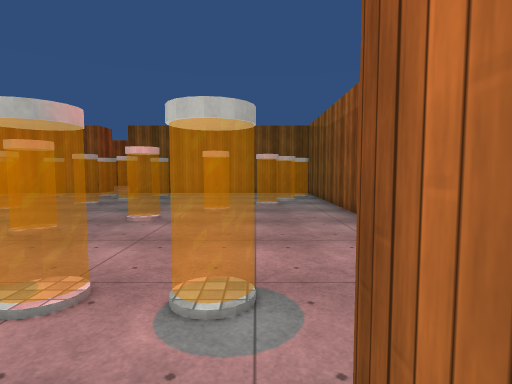
view 1 (above)

19 first-person views from a walk through a 3-D level made in the Unity game engine. The camera is 1.5 m above the floor, tilts 4° down and sees 80° across. The floor is counted in squares, 1 m on a side. Each view is taken from the middle of a square. On the plan, view 1 faces up. The plan holds only what a view shows up to about 15 squares ahead; the rest is blank. The place goes on beyond the plan. Some animated figures are left out. Surface patterns are stand-ins for the level's own textures.

view 2
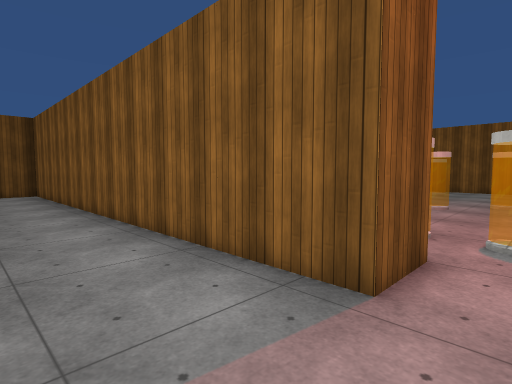

view 3
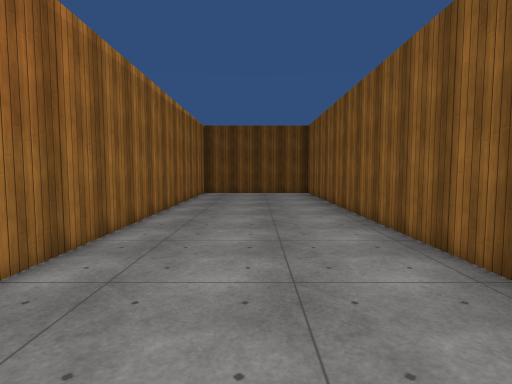

view 4
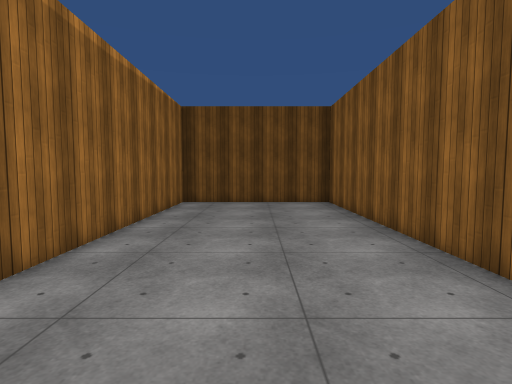

view 5
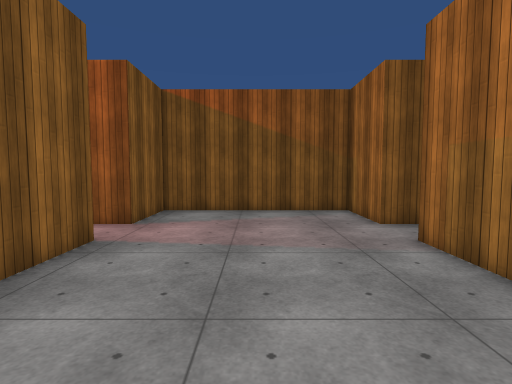

view 6
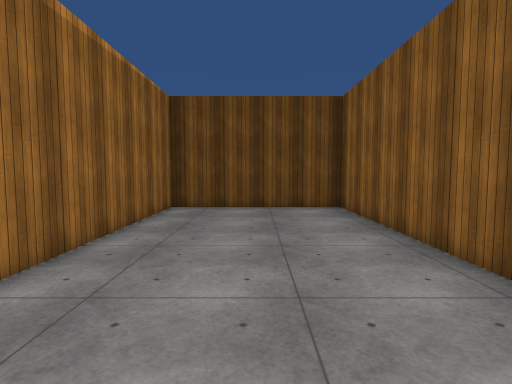

view 7
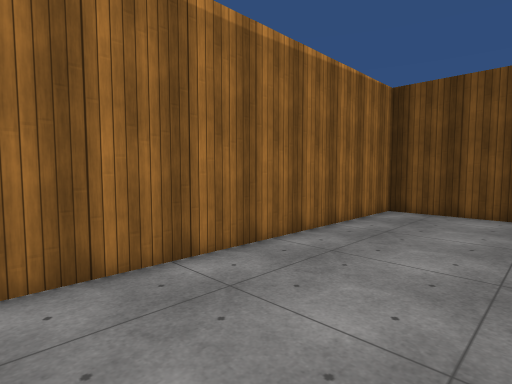

view 8
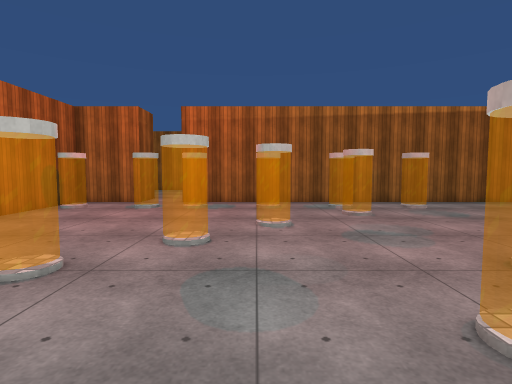

view 9
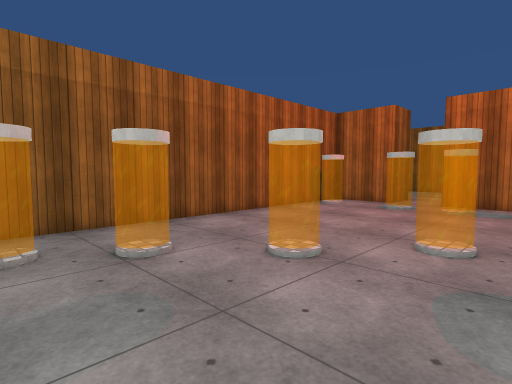

view 10
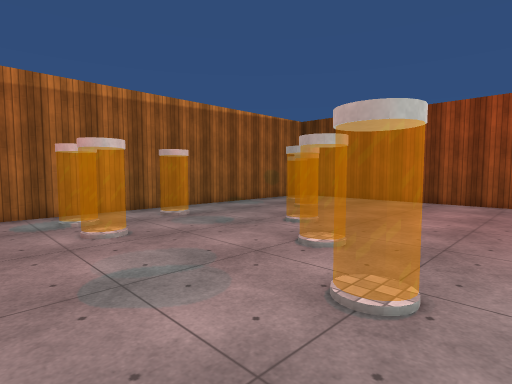

view 11
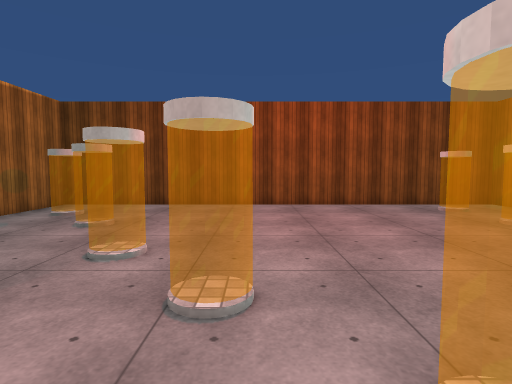

view 12
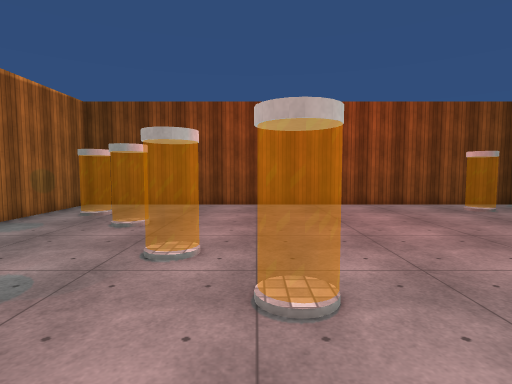

view 13
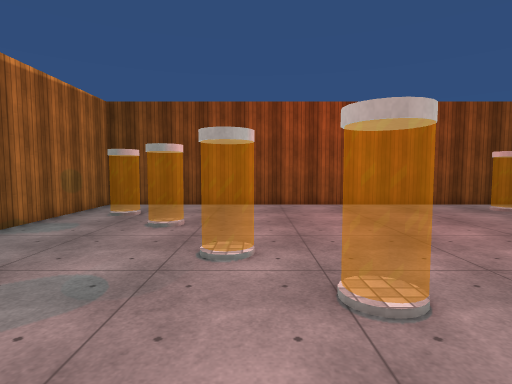

view 14
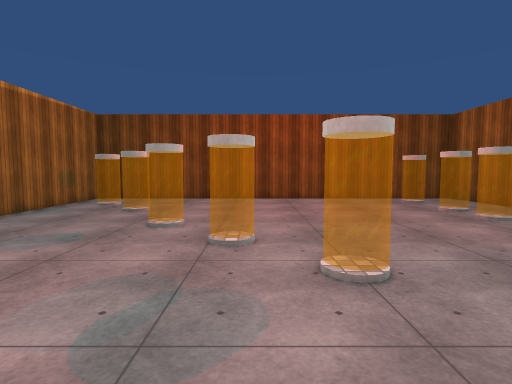

view 15
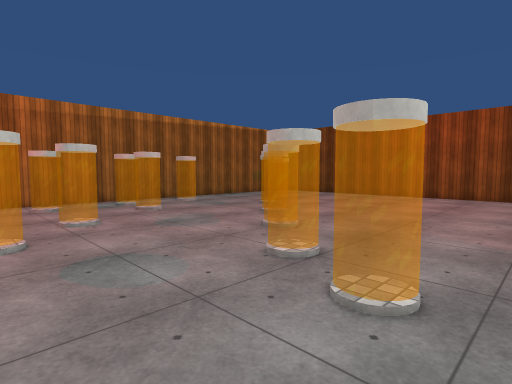

view 16
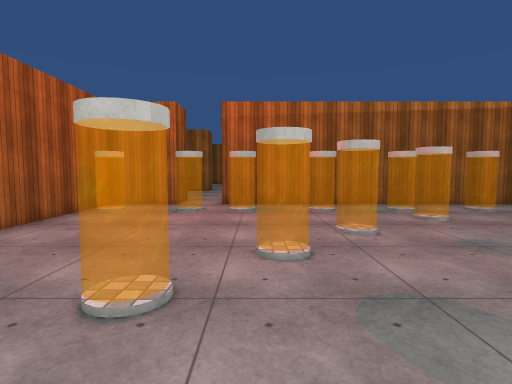

view 17
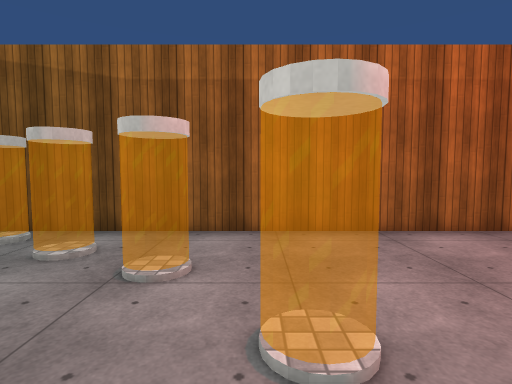

view 18
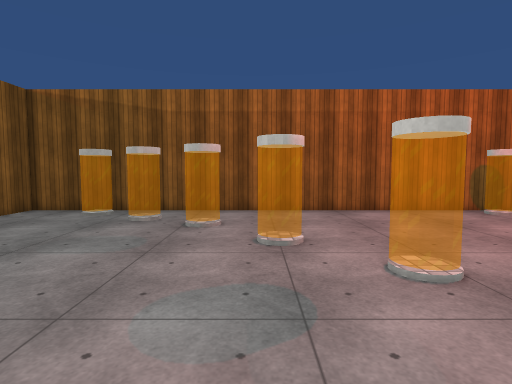

view 19
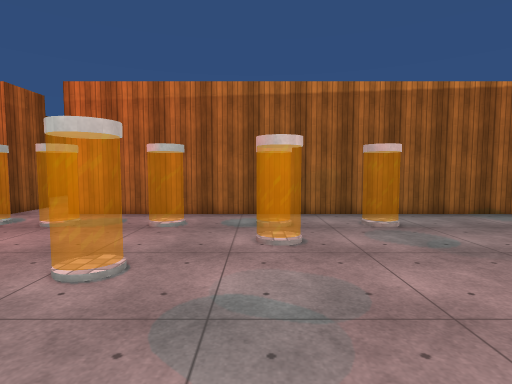

### Floor plan
Points are (right, up) in squares from view 1. A wall is a line through its corners. A room is listed if a view was taken in it or the views show most of it. See-through windows are left out.
Room 1 (views 1, 2, 3, 4, 5, 6, 7)
walls: (-1.5, 1.5) (-1.5, -0.5) (-21.5, -0.5) (-21.5, -7.5) (-1.5, -7.5); (0.5, -7.5) (3.5, -7.5) (3.5, -0.5) (0.5, -0.5) (0.5, 1.5)
ways out: opening at (-0.5, 0.5) to room 2; opening at (-0.5, -8.5)
Room 2 (views 8, 9, 10, 11, 12, 13, 14, 15, 16, 17, 18, 19)
walls: (0.5, 1.5) (3.5, 1.5) (3.5, 17.5); (-21.5, 17.5) (-21.5, 1.5) (-1.5, 1.5)
ways out: opening at (-0.5, 0.5) to room 1
objects: other object (-20, 17) to (-19, 17); other object (-19, 3) to (-18, 4); other object (-17, 5) to (-16, 6); other object (-17, 17) to (-16, 17); other object (-15, 17) to (-14, 17); other object (-14, 7) to (-13, 8); other object (-12, 3) to (-11, 4); other object (-12, 9) to (-11, 10); other object (-10, 11) to (-9, 12); other object (-9, 3) to (-8, 4); other object (-9, 5) to (-8, 6); other object (-8, 13) to (-7, 14); other object (-7, 15) to (-6, 16); other object (-6, 3) to (-5, 4); other object (-6, 7) to (-5, 8); other object (-4, 9) to (-3, 10); other object (-3, 3) to (-2, 4); other object (-2, 11) to (-1, 12); other object (-1, 3) to (0, 4); other object (0, 13) to (1, 14); other object (1, 15) to (2, 16); other object (2, 3) to (3, 4); other object (2, 17) to (3, 17)

Positions as (right, up) in squares from view 1, and headings:
1: (0, 0), facing up
2: (0, -4), facing up-left
3: (-1, -4), facing left
4: (-7, -4), facing left
5: (-8, -4), facing right
6: (-9, -4), facing left
7: (-10, -3), facing down-left
8: (-5, 16), facing down
9: (-5, 16), facing down-right
10: (-6, 13), facing down-left
11: (-8, 10), facing left
12: (-8, 9), facing left
13: (-8, 8), facing left
14: (-5, 10), facing left
15: (-3, 17), facing down-left
16: (-3, 15), facing down
17: (-4, 12), facing right
18: (-8, 12), facing right
19: (-8, 12), facing down
